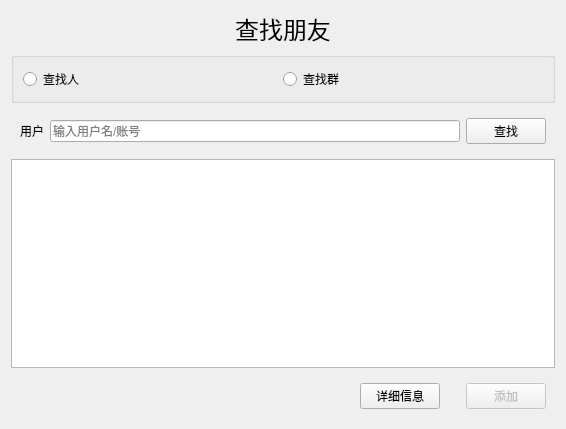
<?xml version="1.0" encoding="UTF-8"?>
<ui version="4.0">
 <class>FindFriendPage</class>
 <widget class="QWidget" name="FindFriendPage">
  <property name="geometry">
   <rect>
    <x>0</x>
    <y>0</y>
    <width>566</width>
    <height>429</height>
   </rect>
  </property>
  <property name="windowTitle">
   <string>Form</string>
  </property>
  <layout class="QVBoxLayout" name="verticalLayout">
   <item>
    <widget class="QLabel" name="label">
     <property name="font">
      <font>
       <pointsize>18</pointsize>
       <bold>false</bold>
      </font>
     </property>
     <property name="text">
      <string>查找朋友</string>
     </property>
     <property name="alignment">
      <set>Qt::AlignCenter</set>
     </property>
    </widget>
   </item>
   <item>
    <widget class="QGroupBox" name="groupBox">
     <property name="title">
      <string/>
     </property>
     <layout class="QHBoxLayout" name="horizontalLayout_3">
      <property name="spacing">
       <number>0</number>
      </property>
      <item>
       <widget class="QRadioButton" name="friendButton">
        <property name="text">
         <string>查找人</string>
        </property>
       </widget>
      </item>
      <item>
       <widget class="QRadioButton" name="groupButton">
        <property name="text">
         <string>查找群</string>
        </property>
       </widget>
      </item>
     </layout>
    </widget>
   </item>
   <item>
    <widget class="QWidget" name="widget" native="true">
     <layout class="QHBoxLayout" name="horizontalLayout">
      <item>
       <widget class="QLabel" name="tipLabel">
        <property name="text">
         <string>用户</string>
        </property>
       </widget>
      </item>
      <item>
       <widget class="QLineEdit" name="lineEdit">
        <property name="text">
         <string/>
        </property>
        <property name="placeholderText">
         <string>输入用户名/账号</string>
        </property>
       </widget>
      </item>
      <item>
       <widget class="QPushButton" name="pushButton">
        <property name="text">
         <string>查找</string>
        </property>
       </widget>
      </item>
     </layout>
    </widget>
   </item>
   <item>
    <widget class="QListWidget" name="listWidget"/>
   </item>
   <item>
    <widget class="QWidget" name="widget_2" native="true">
     <layout class="QHBoxLayout" name="horizontalLayout_2">
      <item>
       <spacer name="horizontalSpacer">
        <property name="orientation">
         <enum>Qt::Horizontal</enum>
        </property>
        <property name="sizeHint" stdset="0">
         <size>
          <width>40</width>
          <height>20</height>
         </size>
        </property>
       </spacer>
      </item>
      <item>
       <widget class="QPushButton" name="pushButton_3">
        <property name="text">
         <string>详细信息</string>
        </property>
       </widget>
      </item>
      <item>
       <spacer name="horizontalSpacer_2">
        <property name="orientation">
         <enum>Qt::Horizontal</enum>
        </property>
        <property name="sizeType">
         <enum>QSizePolicy::Fixed</enum>
        </property>
        <property name="sizeHint" stdset="0">
         <size>
          <width>20</width>
          <height>20</height>
         </size>
        </property>
       </spacer>
      </item>
      <item>
       <widget class="QPushButton" name="pushButton_2">
        <property name="enabled">
         <bool>false</bool>
        </property>
        <property name="text">
         <string>添加</string>
        </property>
       </widget>
      </item>
     </layout>
    </widget>
   </item>
  </layout>
 </widget>
 <resources/>
 <connections/>
</ui>
